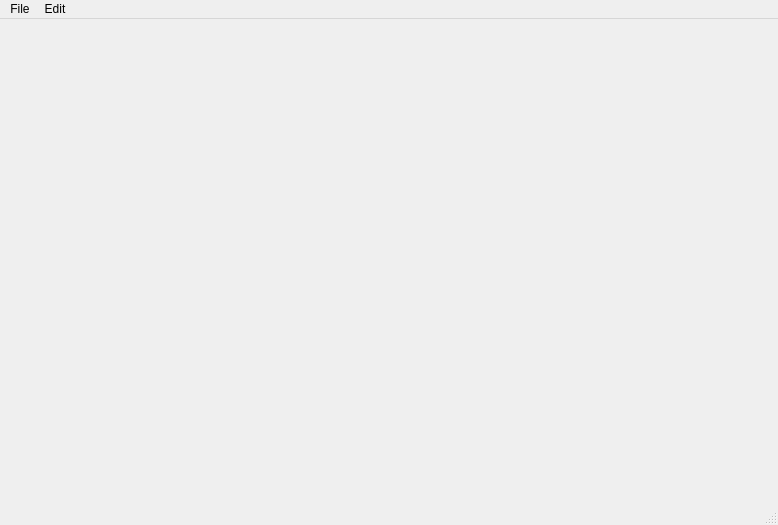
<?xml version="1.0" encoding="UTF-8"?>
<ui version="4.0">
 <class>Project_Main_Window</class>
 <widget class="QMainWindow" name="Project_Main_Window">
  <property name="geometry">
   <rect>
    <x>0</x>
    <y>0</y>
    <width>778</width>
    <height>525</height>
   </rect>
  </property>
  <property name="windowTitle">
   <string>MainWindow</string>
  </property>
  <widget class="QWidget" name="centralwidget"/>
  <widget class="QMenuBar" name="menubar">
   <property name="geometry">
    <rect>
     <x>0</x>
     <y>0</y>
     <width>778</width>
     <height>21</height>
    </rect>
   </property>
   <widget class="QMenu" name="menuFile">
    <property name="title">
     <string>File</string>
    </property>
    <addaction name="actionNew_Project"/>
    <addaction name="actionOpen_Project"/>
    <addaction name="separator"/>
    <addaction name="actionSave_Project"/>
    <addaction name="actionSave_Project_As"/>
    <addaction name="separator"/>
    <addaction name="actionExit"/>
   </widget>
   <widget class="QMenu" name="menuEdit">
    <property name="title">
     <string>Edit</string>
    </property>
    <addaction name="actionUndo"/>
    <addaction name="actionUndoCount"/>
    <addaction name="actionRedo"/>
    <addaction name="actionRedoCount"/>
    <addaction name="actionClear_History"/>
   </widget>
   <addaction name="menuFile"/>
   <addaction name="menuEdit"/>
  </widget>
  <widget class="QStatusBar" name="statusbar"/>
  <action name="actionNew_Project">
   <property name="text">
    <string>New Project</string>
   </property>
   <property name="shortcut">
    <string>Ctrl+N</string>
   </property>
  </action>
  <action name="actionOpen_Project">
   <property name="text">
    <string>Open Project</string>
   </property>
   <property name="shortcut">
    <string>Ctrl+O</string>
   </property>
  </action>
  <action name="actionSave_Project">
   <property name="text">
    <string>Save Project</string>
   </property>
   <property name="shortcut">
    <string>Ctrl+S</string>
   </property>
  </action>
  <action name="actionSave_Project_As">
   <property name="text">
    <string>Save  Project As...</string>
   </property>
  </action>
  <action name="actionExit">
   <property name="text">
    <string>Exit</string>
   </property>
   <property name="shortcut">
    <string>Ctrl+Q</string>
   </property>
  </action>
  <action name="actionUndo">
   <property name="text">
    <string>Undo</string>
   </property>
   <property name="shortcut">
    <string>Ctrl+Z</string>
   </property>
  </action>
  <action name="actionRedo">
   <property name="text">
    <string>Redo</string>
   </property>
   <property name="shortcut">
    <string>Ctrl+Y</string>
   </property>
  </action>
  <action name="actionUndoCount">
   <property name="enabled">
    <bool>false</bool>
   </property>
   <property name="text">
    <string>UndoCount</string>
   </property>
  </action>
  <action name="actionRedoCount">
   <property name="enabled">
    <bool>false</bool>
   </property>
   <property name="text">
    <string>RedoCount</string>
   </property>
  </action>
  <action name="actionClear_History">
   <property name="text">
    <string>Clear History</string>
   </property>
  </action>
 </widget>
 <resources/>
 <connections/>
</ui>
